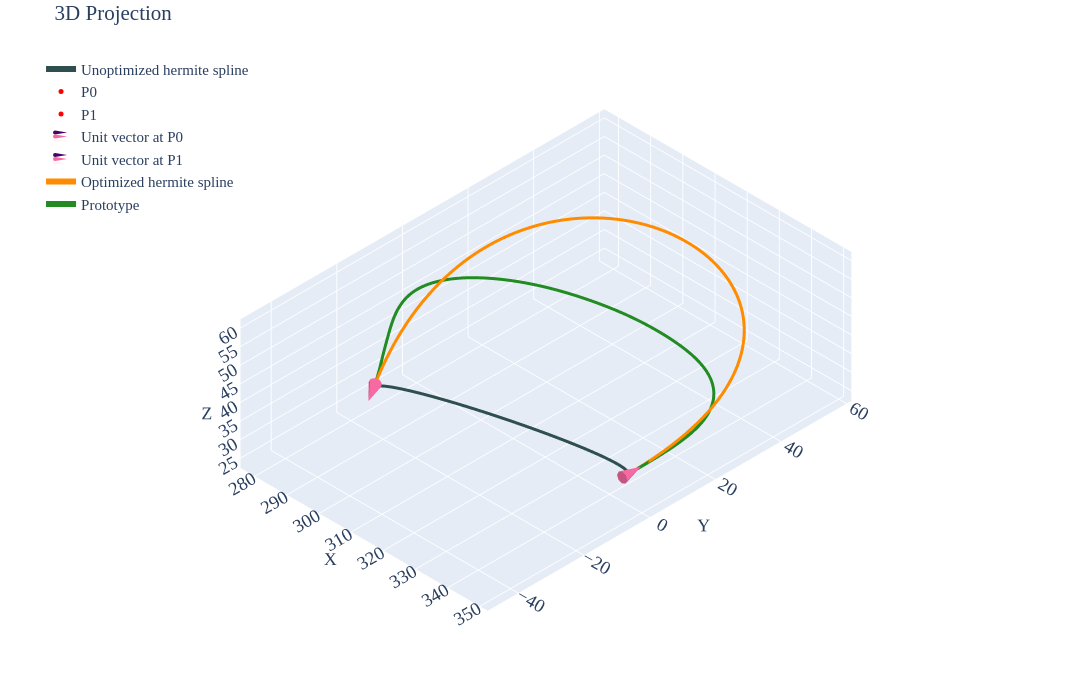

Notebook code cell kept with this figure:
### Markdown cell above
## P2 Case 01

### Code cell
df=pd.read_csv('../data/2810/p2-case1.csv')
prt=df.iloc[10:,2:].reset_index(drop=True)

p0=df.iloc[5,2:].values.astype(float)    # Point0
p1=df.iloc[6,2:].values.astype(float)    # Point1
v0=-1*(p0-prt.iloc[3].values).astype(float)
v1=-1*(prt.iloc[96].values-p1).astype(float)
u0=v0/np.linalg.norm(v0)                 # Unit Vector @ Point0
u1=v1/np.linalg.norm(v1)                 # Unit Vector @ Point1
u1=df.iloc[9,2:].values.astype(float)    # Unit Vector @ Point1
m0=df.iloc[2,1]                          # Magnitude for Vector1
m1=df.iloc[3,1]                          # Magnitude for Vector2
u0_init=u0*m0
u1_init=u1*m1
spl=utils.hermite(p0,p1,u0_init,u1_init,num_points=51)

tgt=utils.length(prt.values)             # Target spline length

def obj_fn(mag,prt_pts,p0,p1,u0,u1,n_points=100):
    m0=mag[0]
    m1=mag[1]    
    u0_scld=m0*u0
    u1_scld=m1*u1
    spl=utils.hermite(p0,p1,u0_scld,u1_scld,num_points=n_points)
    dist_err=abs(np.sum((spl-prt_pts)**2))
    return dist_err

def len_up(mag,prt_pts,p0,p1,u0,u1,n_points=100):
    return 2-(utils.length(utils.hermite(p0,p1,mag[0]*u0,mag[1]*u1,num_points=n_points))-utils.length(prt_pts))

def len_lo(mag,prt_pts,p0,p1,u0,u1,n_points=100):
    return 2+(utils.length(utils.hermite(p0,p1,mag[0]*u0,mag[1]*u1,num_points=n_points))-utils.length(prt_pts))

def len_eq(mag,prt_pts,p0,p1,u0,u1,n_points=100):
    return (utils.length(utils.hermite(p0,p1,mag[0]*u0,mag[1]*u1,num_points=n_points))-utils.length(prt_pts))

constraints=[
    {'type':'eq','fun':len_eq,'args':(prt.values,p0,p1,u0,u1)},
    # {'type':'ineq','fun':len_up,'args':(prt.values,p0,p1,u0,u1)},
    # {'type':'ineq','fun':len_lo,'args':(prt.values,p0,p1,u0,u1)}
]

sol=minimize(obj_fn,[1,1],args=(prt.values,p0,p1,u0,u1),method='SLSQP',constraints=constraints)
u0_final=sol.x[0]*u0
u1_final=sol.x[1]*u1
spl=utils.hermite(p0,p1,u0_init,u1_init,num_points=100)
spl_tgt=utils.hermite(p0,p1,u0_final,u1_final,num_points=100)

pd.DataFrame(spl_tgt, columns=['X','Y','Z']).to_csv('../data/2810/rev-opt/p2-case1-opt.csv',index=False)

print(f'Length of the Prototype Spline: {utils.length(prt.values):.5f}')
print(f'Given target spline length: {tgt:.5f}')
print(f'Length of the Hermite Spline: {utils.length(spl.astype(float)):.5f}')
print(f'Achieved Length of the Hermite Spline: {utils.length(spl_tgt.astype(float)):.5f}')
print(f'\nMaximum Distance Deviation: {max(np.linalg.norm(spl_tgt-spl,axis=1)):.4f}')
print(f'Total Distance Deviation: {sum(np.linalg.norm(spl_tgt-spl,axis=1)):.4f}')
print(f'\nComputed Magnitude (M0, M1): {sol.x[0]:.4f}, {sol.x[1]:.4f}')

utils.plotter(spl,p0,p1,u0_init,u1_init,tgt=spl_tgt,prt=prt.values,cne=6,intr='d',tgt_label='Optimized hermite spline')
